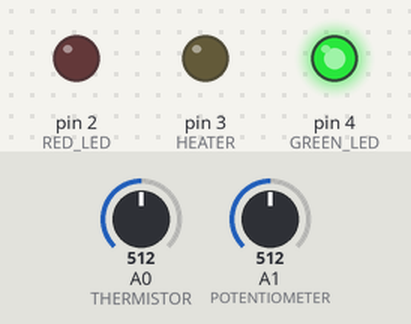
Simulated run of this sketch. Board: Arduino Uno, built with avr-gcc and run on an emulated ATmega328P. Parts: output pins drawn as LEDs (lit = HIGH). Inputs (shaded band) come from the test bench; at power-on: A0 (THERMISTOR) = 512, A1 (POTENTIOMETER) = 512.

Above: at 1.2 s.
1.3 s: A0 (THERMISTOR) set to 83
2.8 s: A0 (THERMISTOR) set to 71
At 3.4 s:
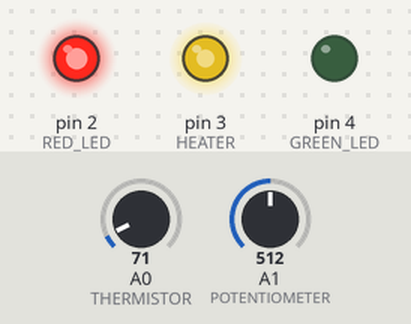
4.3 s: A1 (POTENTIOMETER) set to 455
5.8 s: A1 (POTENTIOMETER) set to 432
At 6.9 s:
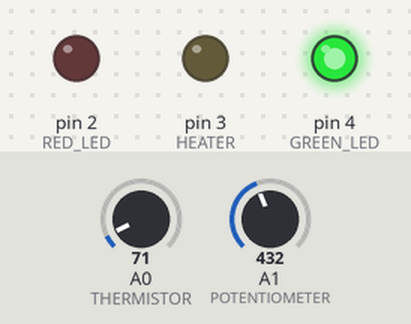
7.3 s: A1 (POTENTIOMETER) set to 511
At 8.0 s:
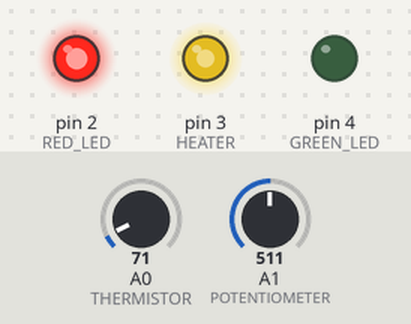
8.8 s: A1 (POTENTIOMETER) set to 306
At 9.1 s:
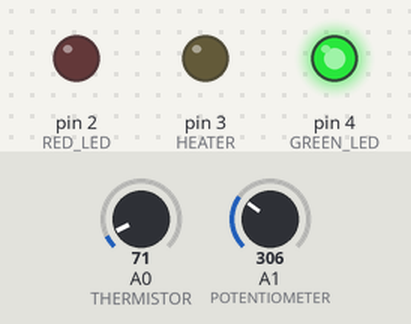
Timing chart, 0 to 11.3 s (numbered marks = the images above; inputs shaded):
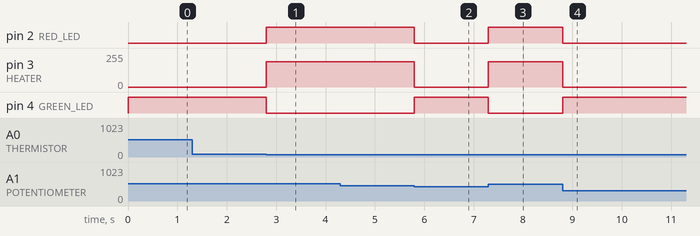

The sketch:

sketch.ino
```cpp
#define POTENTIOMETER A1  // Defining pin A1 as the potentioketer
#define THERMISTOR A0     // Defining A0 as the thermistor
#define HEATER 3          // Defining pin 3 as the heater
#define RED_LED 2         // Defining pin 2 as the red LED
#define GREEN_LED 4       // Defining pin 4 as the green LED

// Defining integers
int pot_val;
int set_point;

// Defining floats
float current_temp;
float current_temp_F;

// Initializing the heater PWM
int heater_PWM = 0;

void setup() {

  // Defining IO
  pinMode(POTENTIOMETER, INPUT);
  pinMode(THERMISTOR, INPUT);
  pinMode(HEATER, OUTPUT);
  pinMode(RED_LED, OUTPUT);
  pinMode(GREEN_LED, OUTPUT);

}

void loop() {

  // Initialiing the heater as off
  analogWrite(HEATER, heater_PWM);

  // Reading the potentiometer value
  pot_val = analogRead(POTENTIOMETER);

  // Mapping the pot values
  set_point = map(pot_val, 0, 1023, 0, 100);

  // Reading the thermistor and coverting to Farenheit
  current_temp_F = analogRead(THERMISTOR);

  // Mapping the thermistor values
  current_temp = map(current_temp_F, 50, 100, 0, 100);

  // If the current temperature is lower than the setpoint
  if (current_temp < set_point) {

    // Heater PWM is set to a duty cycle of 75%
    // Max PWM value is 255
    heater_PWM = 191;

    // Heater is written the PWM value
    analogWrite(HEATER, heater_PWM);

    // Red LED is turned on
    digitalWrite(RED_LED, HIGH);

    // Green LED is turned off
    digitalWrite(GREEN_LED, LOW);
  }

  // If the current temperature is greater than or equal to the setpoint
  else if (current_temp >= set_point) {

    // The heater PWM is set to 0
    heater_PWM = 0;

    // The heater is turned off (PWM = 0)
    analogWrite(HEATER, heater_PWM);

    // Red LED is turned off
    digitalWrite(RED_LED, LOW);

    // Green LED is turned on
    digitalWrite(GREEN_LED, HIGH);
  }

}
```

Measured:
- the behaviour switches between 75 and 74 on A0 (THERMISTOR) (found by bisection; images 0 and 1)
- the behaviour switches between 440 and 439 on A1 (POTENTIOMETER) (found by bisection; images 1 and 2)
- after the input at 1.3 s, every drawn part: stays the same
- after the input at 2.8 s, pin 2 (RED_LED): LOW → HIGH at once; pin 3 (HEATER): 0/255 → 191/255 at once; pin 4 (GREEN_LED): HIGH → LOW at once
- after the input at 4.3 s, every drawn part: stays the same
- after the input at 5.8 s, pin 2 (RED_LED): HIGH → LOW at once; pin 3 (HEATER): 191/255 → 0/255 at once; pin 4 (GREEN_LED): LOW → HIGH at once
- after the input at 7.3 s, pin 2 (RED_LED): LOW → HIGH at once; pin 3 (HEATER): 0/255 → 191/255 at once; pin 4 (GREEN_LED): HIGH → LOW at once
- after the input at 8.8 s, pin 2 (RED_LED): HIGH → LOW at once; pin 3 (HEATER): 191/255 → 0/255 at once; pin 4 (GREEN_LED): LOW → HIGH at once
